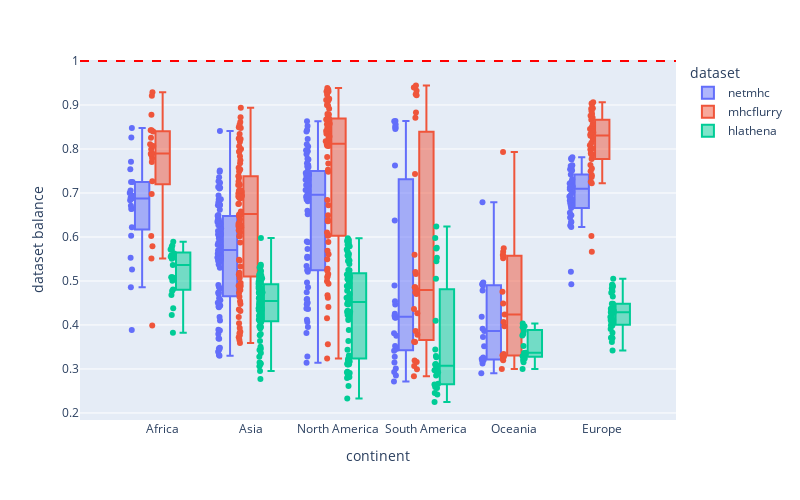

The code cell stored with this chart in its notebook:
### Code cell
fig = px.box(result_df_afnd, x="continent", y="dataset balance", color="dataset",width=800, height=500, points="all")
fig.add_hline(y=1, line_width=2, line_dash="dash", line_color="red")
fig.show()

### Figure 1 — Plotly figure (JSON) as saved in the notebook; plotly's stock layout.template omitted (floating-point values rounded to 4 significant figures; data arrays with more than 128 entries replaced by an {"elided": "..."} marker saying what was removed)
{"data": [{"alignmentgroup": "True", "boxpoints": "all", "hovertemplate": "dataset=netmhc<br>continent=%{x}<br>dataset balance=%{y}<extra></extra>", "legendgroup": "netmhc", "marker": {"color": "#636efa"}, "name": "netmhc", "notched": false, "offsetgroup": "netmhc", "orientation": "v", "showlegend": true, "type": "box", "x": {"elided": "257 str values"}, "x0": " ", "xaxis": "x", "y": {"elided": "257 float values"}, "y0": " ", "yaxis": "y"}, {"alignmentgroup": "True", "boxpoints": "all", "hovertemplate": "dataset=mhcflurry<br>continent=%{x}<br>dataset balance=%{y}<extra></extra>", "legendgroup": "mhcflurry", "marker": {"color": "#EF553B"}, "name": "mhcflurry", "notched": false, "offsetgroup": "mhcflurry", "orientation": "v", "showlegend": true, "type": "box", "x": {"elided": "257 str values"}, "x0": " ", "xaxis": "x", "y": {"elided": "257 float values"}, "y0": " ", "yaxis": "y"}, {"alignmentgroup": "True", "boxpoints": "all", "hovertemplate": "dataset=hlathena<br>continent=%{x}<br>dataset balance=%{y}<extra></extra>", "legendgroup": "hlathena", "marker": {"color": "#00cc96"}, "name": "hlathena", "notched": false, "offsetgroup": "hlathena", "orientation": "v", "showlegend": true, "type": "box", "x": {"elided": "257 str values"}, "x0": " ", "xaxis": "x", "y": {"elided": "257 float values"}, "y0": " ", "yaxis": "y"}], "layout": {"boxmode": "group", "height": 500, "legend": {"title": {"text": "dataset"}, "tracegroupgap": 0}, "margin": {"t": 60}, "shapes": [{"line": {"color": "red", "dash": "dash", "width": 2}, "type": "line", "x0": 0, "x1": 1, "xref": "x domain", "y0": 1, "y1": 1, "yref": "y"}], "width": 800, "xaxis": {"anchor": "y", "domain": [0, 1], "title": {"text": "continent"}}, "yaxis": {"anchor": "x", "domain": [0, 1], "title": {"text": "dataset balance"}}}}
